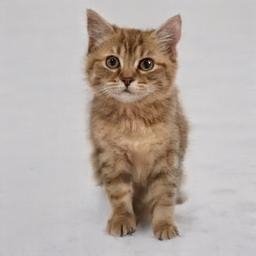
#> input picture images/cat.jpg, 256 x 256 px
$ python '2.Reading images.py'
#> lines starting #> are read from the running program, lines starting #| are printed output that depends on the picture
#!/usr/bin/env python3
# -*- coding: utf-8 -*-
"""
Created on Mon Feb  5 17:51:31 2024

@author: Dawood Sarfraz
"""
"""
Libraries:
    1: Pillow
    2: Scikit image
    4: OpenCV
    4: Matplotlib
    5: czifile

"""
 # !pip install pillow # if not imstalled before
from PIL import Image
import numpy as np
import matplotlib.pyplot as plt

"""
if use Image.open from pillow it's not Numpy array .
If you think you can't do image processing bcz of not Numpy array WRONG.
you can do Image processing using Pillow function
 """
# Pillow library
print("\nUsing Pillow \n ")
image = Image.open("images/cat.jpg")
#> image is the input picture: PIL image 256x256 RGB; mean R, G, B 183.9, 173.9, 167.9
print(type(image))
#| <class 'PIL.JpegImagePlugin.JpegImageFile'>
image.show()
print("Format of Image ", image.format) # will print format of image like jpg, png, tiff etc
#| Format of Image  JPEG

# Convert to Numpy
image1 = np.asanyarray(image)
print(type(image1))
#| <class 'numpy.ndarray'>
plt.imshow(image1)
plt.colorbar() # will plot bar with image
# print(image1.format) # Error bcz of Numpy array
print("Shape", image1.shape)
#| Shape (256, 256, 3)
print(image1) # will show float values
#> (printed output is left out)
print("Minimum Value", image1.min())
#| Minimum Value 0
print("Maximum Value", image1.max())
#| Maximum Value 242

##########################
# Open image using Matplotlib
import matplotlib.pyplot as plt
import matplotlib.image as mtimg

print("\nUsing Matplotlib \n ")
image2 = mtimg.imread("images/dog.jpg")
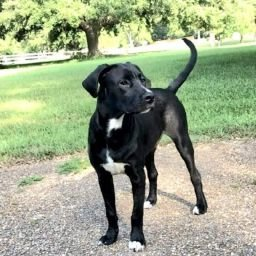
#> input picture images/dog.jpg, 256 x 256 px
#> image2 is the input picture: shape (256, 256, 3); mean R, G, B 156.1, 166.6, 136.7
print("Type ", type(image2))
#| Type  <class 'numpy.ndarray'>
print("Size of Image", image2.size) # (x, y, channels) = x * y * channels
#| Size of Image 196608
plt.imshow(image2)
plt.colorbar() # will plot bar with image
print(image2) # will show float values
#> (printed output is left out)
print("Minimum Value", image2.min())
#| Minimum Value 0
print("Maximum Value", image2.max())
#| Maximum Value 255

###########################

"""
# Scikit image
    Can use for:
    image segmentation
    J-Matrix transformation
    Color space manuplation
    Analysis
    Filtering
    Feature Extraction

"""
from skimage import io, img_as_float, img_as_ubyte, img_as_int
import matplotlib.pyplot as plt
import matplotlib.image as mtimg

print("\nUsing Scikit Image \n ")
image3 = io.imread("images/lion.jpg")
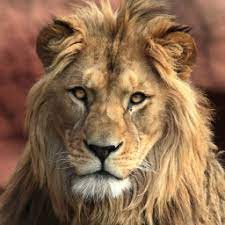
#> input picture images/lion.jpg, 225 x 225 px
#> image3 is the input picture: shape (225, 225, 3); mean R, G, B 139.7, 106.8, 78.3
print("Type of Image",type(image3))
#| Type of Image <class 'numpy.ndarray'>
print("Size", image3.size) # (x, y, channels) = x * y *channels
#| Size 151875
print(image3)
#> (printed output is left out)
plt.imshow(image3)
plt.colorbar() # will plot bar with image
print(image3) # will show float values
#> (printed output is left out)
print("Minimum Value", image3.min())
#| Minimum Value 0
print("Maximum Value", image3.max())
#| Maximum Value 255

# Can use this too but values will be 0-255 it float number NOT float image conversion
# float_image4 = io.imread("images/lion.jpg").astype(float)
float_image4 = img_as_float(image3) # convert to float in btw 0.0 - 1.0
print("Ater conversion")
plt.imshow(float_image4)
print(float_image4) # will show float values
#> (printed output is left out)
print("Minimum Value", float_image4.min())
#| Minimum Value 0.0
print("Maximum Value", float_image4.max())
#| Maximum Value 1.0


######################################
"""
OpenCV can be use for:
    Live Videos
    Videos
    Images
    Faciacl Detection
    Object Detection
    Motion Tracking
    OCR (Optical Character Recognization)
    Segmentation

cv::ImreadModes {
  cv::IMREAD_UNCHANGED = -1,
  cv::IMREAD_GRAYSCALE = 0,
  cv::IMREAD_COLOR = 1,
  cv::IMREAD_ANYDEPTH = 2,
  cv::IMREAD_ANYCOLOR = 4,
  cv::IMREAD_LOAD_GDAL = 8,
  cv::IMREAD_REDUCED_GRAYSCALE_2 = 16,
  cv::IMREAD_REDUCED_COLOR_2 = 17,
  cv::IMREAD_REDUCED_GRAYSCALE_4 = 32,
  cv::IMREAD_REDUCED_COLOR_4 = 33,
  cv::IMREAD_REDUCED_GRAYSCALE_8 = 64,
  cv::IMREAD_REDUCED_COLOR_8 = 65,
  cv::IMREAD_IGNORE_ORIENTATION = 128
}


In place of cv.IMREAD_GRAYSCALE you can write assigned value as well like
image = cv.imread("images/horse.jpg", 0)
"""

print("\nUsing OpenCV \n ")

import cv2
import matplotlib.pyplot as plt


image6 = cv2.imread("images/horse.jpg", cv2.IMREAD_UNCHANGED)
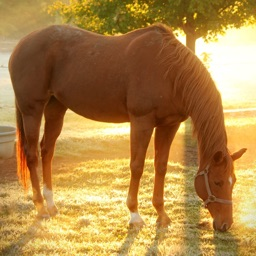
#> input picture images/horse.jpg, 256 x 256 px
#> image6 is the input picture: shape (256, 256, 3); mean B, G, R 70.6, 132.4, 172.8
#plt.imshow(image6) # when open with plt.imshow different bcz opens as BGR not RGB
# Convert color
plt.imshow(cv2.cvtColor(image6, cv2.COLOR_BGR2RGB))
print("Image ", image6)
#> (printed output is left out)

cv2.imshow("image1",image6)
cv2.waitKey(0)
cv2.destroyAllWindows()


################################
print("\nUsing czifile \n")
import czifile as cz
#> (the run stopped early here; a loop or call above may not have finished)
